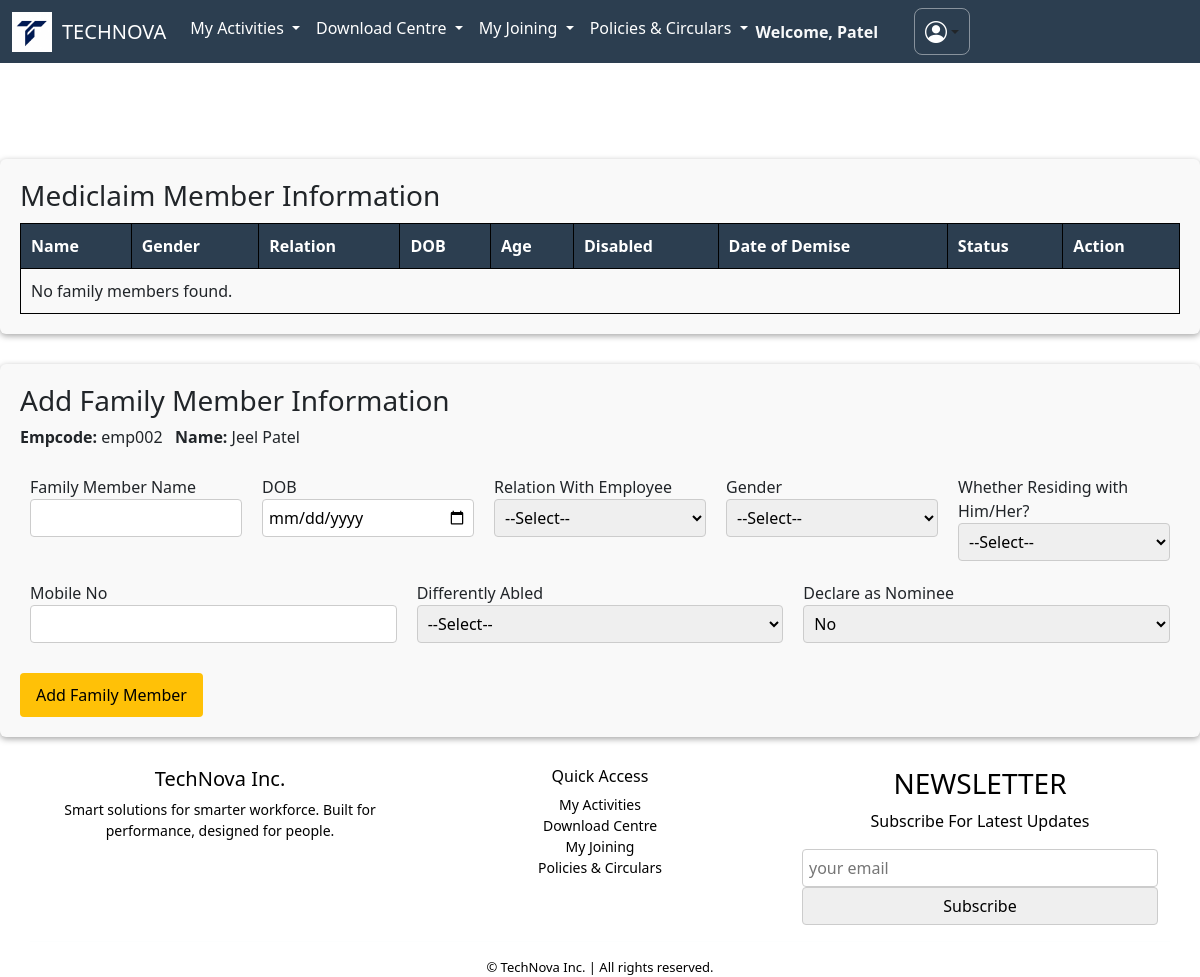
Before: /family_info/ (signed in) with the older database file.
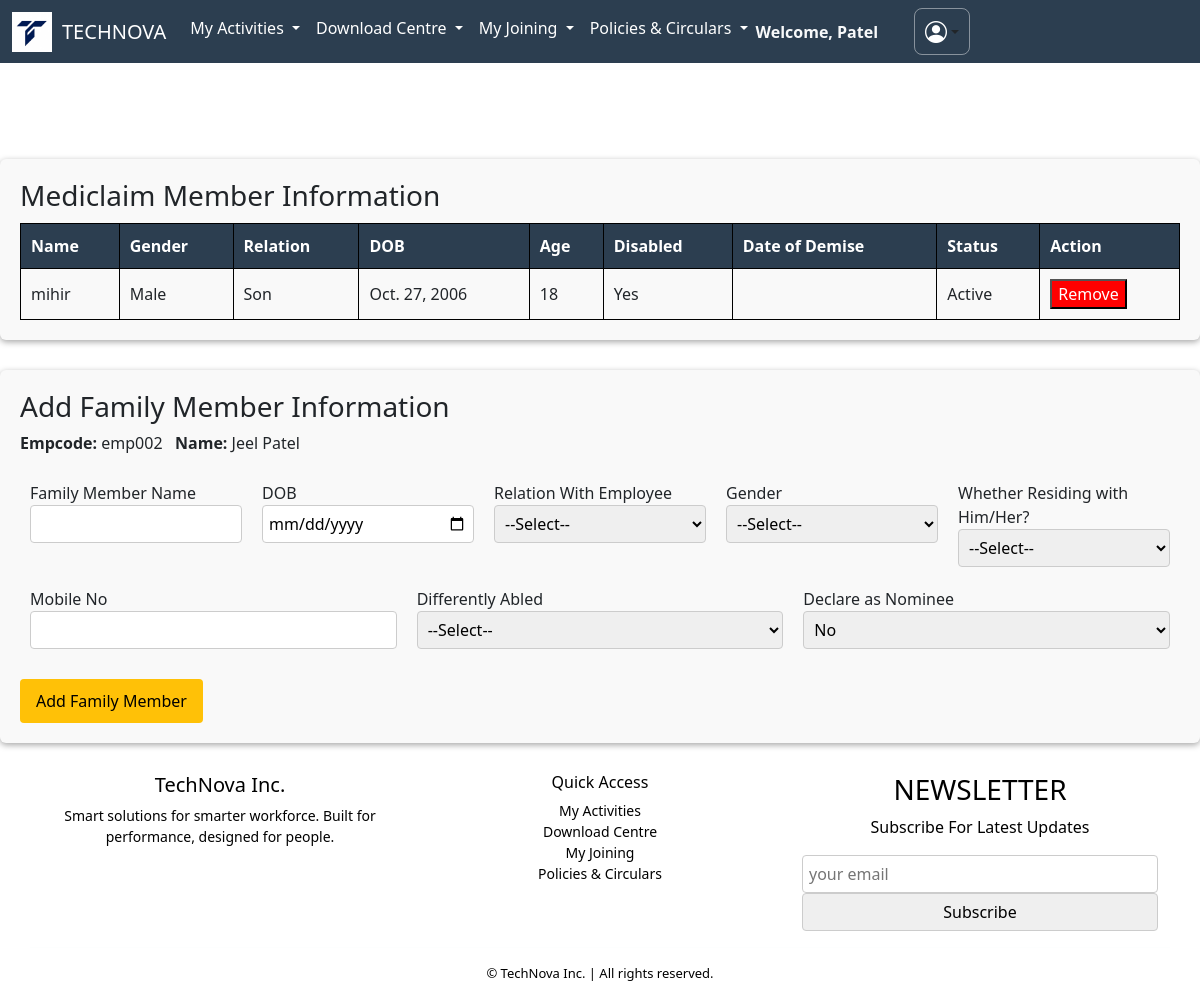
After: the same page with the newer database file.
### apps/dashboard/models.py (models this page shows, shortened)
class BaseClass(models.Model):
    id = models.UUIDField(primary_key=True, default=uuid.uuid4, editable=False)
    created_at = models.DateTimeField(auto_now_add=True)
    updated_at = models.DateTimeField(auto_now=True)
    class Meta:
        abstract = True

class Employee(BaseClass):
    employee_id = models.CharField(max_length=10, unique=True, blank=True)
    first_name = models.CharField(max_length=255,null=False,blank=False)
    last_name = models.CharField(max_length=255,null=False,blank=False)
    company_email = models.EmailField(unique=True,null=False,blank=False)
    pvt_email = models.EmailField(unique=True,null=False,blank=False)
    mobile = models.CharField(max_length=15,null=False,blank=False)
    password = models.CharField(max_length=8, blank=True,null=False)
    doj = models.DateField(verbose_name="Date of Joining",null=False,blank=False)
    dob = models.DateField(verbose_name="Date of Birth", default="2000-01-01")
    location = models.CharField(max_length=100, blank=True, null=True)
    designation = models.CharField(max_length=100, blank=True, null=True)
    department = models.CharField(max_length=100, blank=True, null=True)
    manager = models.CharField(max_length=100, blank=True, null=True)
    photo = models.ImageField(upload_to='employee_photos/', default='default.jpg')

class FamilyMember(BaseClass):
    employee = models.ForeignKey(Employee, on_delete=models.CASCADE)
    name = models.CharField(max_length=100)
    dob = models.DateField()
    age = models.PositiveIntegerField()
    relation = models.CharField(max_length=50)
    gender = models.CharField(max_length=10)
    residing_with = models.CharField(max_length=10)  # Yes/No
    mobile = models.CharField(max_length=15)
    differently_abled = models.CharField(max_length=10)  # Yes/No
    nominee = models.CharField(max_length=10)  # Yes/No
    disabled = models.BooleanField(default=False)
    date_of_demise = models.DateField(null=True, blank=True)

### apps/dashboard/views.py (the view, shortened to what this page needs)
# urls.py: path('family_info/', family_info, name='family_info'),
def family_info(request):
    employee_id = request.session.get('employee_id')
    if not employee_id:
        return redirect('emplogin')
    employee = Employee.objects.get(employee_id=employee_id)
    family_members = FamilyMember.objects.filter(employee=employee)
    return render(request, 'dashboard/family_info.html', {
        'employee': employee,
        'family_members': family_members
    })

### apps/dashboard/templates/dashboard/family_info.html (shortened to what this page needs)
{% extends 'dashboard/base.html' %}
{% block body %}
</head>
<body>
    <br></br>
    <div class="section">
        <h3>Mediclaim Member Information</h3>
        <table>
            <thead>
                <tr>
                    <th>Name</th>
                    <th>Gender</th>
                    <th>Relation</th>
                    <th>DOB</th>
                    <th>Age</th>
                    <th>Disabled</th>
                    <th>Date of Demise</th>
                    <th>Status</th>
                    <th>Action</th>
                </tr>
            </thead>
            <tbody>
                {% for member in family_members %}
                <tr>
                    <td>{{ member.name }}</td>
                    <td>{{ member.gender }}</td>
                    <td>{{ member.relation }}</td>
                    <td>{{ member.dob }}</td>
                    <td>{{ member.age }}</td>
                    <td>{{ member.differently_abled }}</td>
                    <td>{{ member.date_of_demise|default:"" }}</td>
                    <td>Active</td>
                    <td><button style="background:red;color:white;">Remove</button></td>
                </tr>
                {% empty %}
                <tr>
                    <td colspan="9">No family members found.</td>
                </tr>
                {% endfor %}
            </tbody>
        </table>
    </div>
    <div class="section">
        <h3>Add Family Member Information</h3>
        <p><strong>Empcode:</strong> {{ employee.employee_id }} &nbsp; <strong>Name:</strong> {{ employee.first_name }}
            {{ employee.last_name }}</p>
        <form method="POST">
            <div class="form-row">
                <div class="form-group">
                    <label>Family Member Name</label>
                    <input type="text" name="name" required>
                </div>
                <div class="form-group">
                    <label>DOB</label>
                    <input type="date" name="dob" required>
                </div>
                <div class="form-group">
                    <label>Relation With Employee</label>
                    <select name="relation" required>
                        <option value="">--Select--</option>
                    </select>
                </div>
                <div class="form-group">
                    <label>Gender</label>
                    <select name="gender" required>
                        <option value="">--Select--</option>
                    </select>
                </div>
                <div class="form-group">
                    <label>Whether Residing with Him/Her?</label>
                    <select name="residing_with">
                        <option value="">--Select--</option>
                    </select>
                </div>
                <div class="form-group">
                    <label>Mobile No</label>
                    <input type="text" name="mobile">
                </div>
                <div class="form-group">
                    <label>Differently Abled</label>
                    <select name="differently_abled">
                        <option value="">--Select--</option>
                    </select>
                </div>
                <div class="form-group">
                    <label>Declare as Nominee</label>
                    <select name="nominee">
                        <option value="No">No</option>
                    </select>
                </div>
            </div>
            <button class="submit-btn" type="submit">Add Family Member</button>
        </form>
    </div>
</body>
{% endblock %}

### apps/dashboard/templates/dashboard/base.html (shortened to what this page needs)
<!DOCTYPE html>
<html lang="en">
<head>
  <link href="https://cdn.jsdelivr.net/npm/bootstrap@5.3.6/dist/css/bootstrap.min.css"
 rel="stylesheet" />
  <link rel="stylesheet" href="https://cdnjs.cloudflare.com/ajax/libs/font-awesome/6.5.0/css/all.min.css">
 <link rel="stylesheet" href="https://cdnjs.cloudflare.com/ajax/libs/font-awesome/6.4.0/css/all.min.css">
  <link rel="stylesheet" href="https://cdnjs.cloudflare.com/ajax/libs/font-awesome/6.4.0/css/all.min.css">
  <link rel="stylesheet" href="https://cdn.jsdelivr.net/npm/bootstrap-icons@1.11.3/font/bootstrap-icons.css">
</head>
<body>
  <nav class="navbar navbar-expand-lg navbar-cyan">
    <div class="container-fluid">
      <img src="/media/]logoog.jpg" alt="Login Banner"
        style="height: 40px; width: auto; object-fit: contain; vertical-align: middle; margin-right: 10px;">
      <a class="navbar-brand" href="{% url 'index_inner' %}">TECHNOVA</a>
      <div class="collapse navbar-collapse" id="navbarScroll">
        <ul class="navbar-nav me-auto my-2 my-lg-0 navbar-nav-scroll" style="--bs-scroll-height: 100px;">
          <li class="nav-item dropdown">
            <a class="nav-link dropdown-toggle" href="#" role="button" data-bs-toggle="dropdown" aria-expanded="false">
              My Activities
            </a>
          </li>
          <li class="nav-item dropdown">
            <a class="nav-link dropdown-toggle" href="#" role="button" data-bs-toggle="dropdown" aria-expanded="false">
              Download Centre
            </a>
          </li>
          <li class="nav-item dropdown">
            <a class="nav-link dropdown-toggle" href="#" role="button" data-bs-toggle="dropdown" aria-expanded="false">
              My Joining
            </a>
          </li>
          <li class="nav-item dropdown">
            <a class="nav-link dropdown-toggle" href="#" role="button" data-bs-toggle="dropdown" aria-expanded="false">
              Policies & Circulars
            </a>
          </li>
<div class="d-flex align-items-center ms-auto">
            {% if request.session.employee_name %}
            <span class="me-3 text-light fw-bold">Welcome, {{ request.session.employee_name }}</span>
            {% endif %}
<div class="dropdown d-flex align-items-center ms-auto">
  <button class="btn dropdown-toggle d-flex align-items-center justify-content-center"
          type="button" id="userMenu" data-bs-toggle="dropdown" aria-expanded="false"
          style="background-color: transparent; border: 1px solid #ffffff70; padding: 6px 10px; border-radius: 8px;">
    <i class="bi bi-person-circle" style="font-size: 22px; color: white;"></i>
  </button>
</div>
      </div>
    </div>
  </nav>
  <BR></BR>
  {% block body %}
  {% endblock %}
  <footer class="mt-4" style="background: #ffffff; color: black; ">
    <div class="container text-center">
      <div class="row">
        <div class="col-md-4 mb-3">
          <h5>TechNova Inc.</h5>
          <p style="font-size: 14px;">Smart solutions for smarter workforce. Built for performance, designed for people.
          </p>
        </div>
        <div class="col-md-4 mb-3">
          <h6>Quick Access</h6>
          <ul class="list-unstyled" style="font-size: 14px;">
            <li><a href="{% url 'claims_page' %}" class="text-black text-decoration-none">My Activities</a></li>
            <li><a href="{% url 'salary' %}" class="text-black text-decoration-none">Download Centre</a></li>
            <li><a href="{% url 'generalinfo' %}" class="text-black text-decoration-none">My Joining</a></li>
            <li><a href="{% url 'policy_and_circular' %}" class="text-black text-decoration-none">Policies &
                Circulars</a></li>
          </ul>
        </div>
        <div class="col-md-4 mb-3">
          <h3>NEWSLETTER</h3>
          <p>Subscribe For Latest Updates</p>
          <input type="email" placeholder="your email" class="email">
          <input type="submit" value="Subscribe" class="btn-btn-danger">
        </div>
        <hr class="border-light">
        <div style="font-size: 13px;">&copy; {{ current_year }} TechNova Inc. | All rights reserved.</div>
      </div>
  </footer>
</body>
</html>

### apps/dashboard/templates/dashboard/base.html (style rules this page uses)
html, body { height: 100%; margin: 0; background: #ffffff; }
.navbar-cyan { background-color: #2c3e50; }
.navbar-cyan .nav-link, .navbar-cyan .navbar-brand { color: #ffffff !important; }
.navbar-cyan .dropdown { color: black !important; }

### apps/dashboard/templates/dashboard/family_info.html (style rules this page uses)
body { font-family: 'Segoe UI', sans-serif; background: #ffffff; }
.section { margin-bottom: 30px; background: #f9f9f9; padding: 20px; border-radius: 6px; box-shadow: 0 2px 6px rgba(0.35, 0.35, 0.35, 0.35); }
table { padding: 30px; width: 100%; border-collapse: collapse; margin-top: 10px; border-color: black; }
th, td { padding: 10px; border: 1px solid #000000; }
th { background-color: #2c3e50; color: white; }
.form-row { display: flex; flex-wrap: wrap; margin-bottom: 10px; box-shadow: 0 2px 6px rgba(0, 0, 0, 0.0); }
.form-group { flex: 1; min-width: 200px; padding: 10px; }
input, select { width: 100%; padding: 6px; border: 1px solid #ccc; border-radius: 4px; }
.submit-btn { background: #FFC107; color: rgb(0, 0, 0); padding: 10px 16px; border: none; border-radius: 4px; margin-top: 10px; cursor: pointer; }

Changed rows visible on the page:
added FamilyMember: name "mihir", gender "Male", relation "Son", dob "Oct. 27, 2006", age "18", differently_abled "Yes"
Other visible differences:
text no longer shown: "No family members found."
